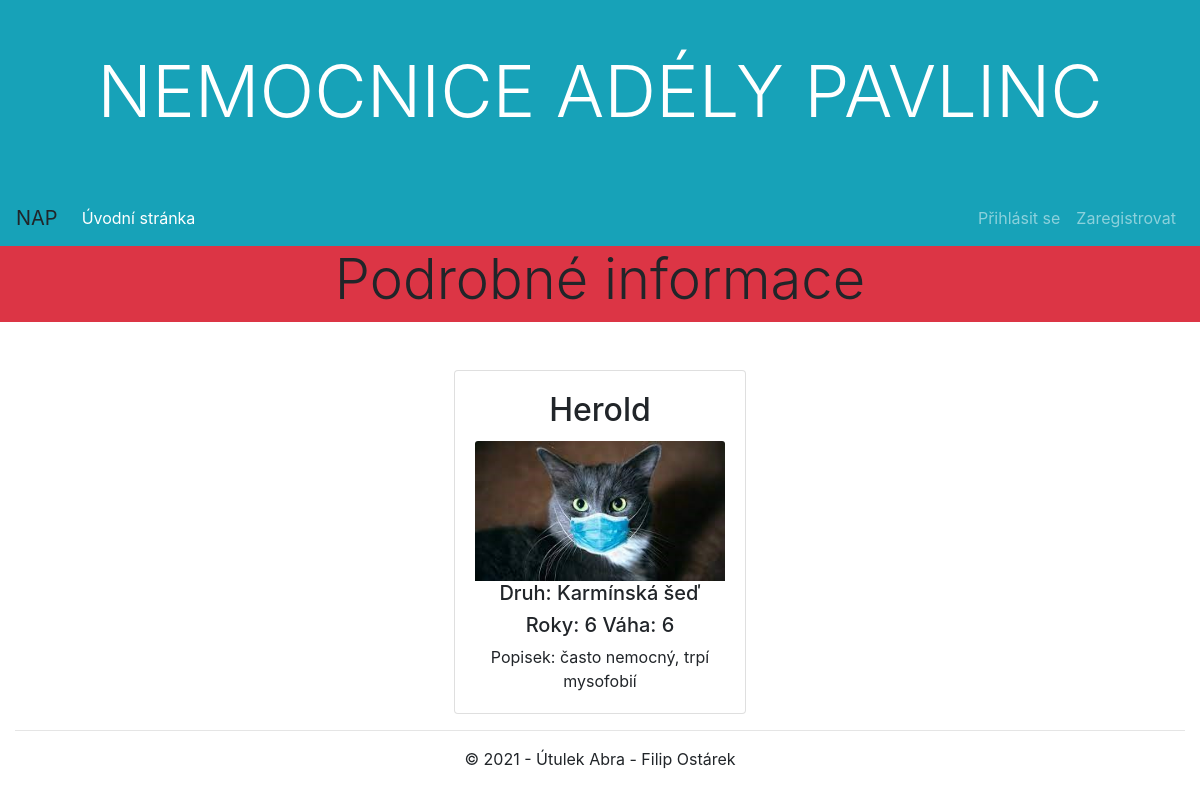
Screenshot of /kocky/10 with the database file from the repository.
### cats/models.py (models this page shows, shortened)
class Description_of_the_cat(models.Model):
    jmeno = models.CharField(max_length=50, verbose_name="Jméno", blank=True)
    vek = models.IntegerField(verbose_name="Roky Kočky", blank=True, validators=[MinValueValidator(0.0)])
    vaha = models.IntegerField(verbose_name="Váha", blank=True, validators=[MinValueValidator(0.0)])
    popisek = models.CharField(max_length=500, verbose_name="popisek", blank=True)
    druh = models.ForeignKey(Species, on_delete=models.CASCADE)
    foto = models.ForeignKey(Photo, on_delete=models.CASCADE)
    class Meta:
        ordering = ["jmeno"]

class Photo(models.Model):
    fotka = models.ImageField(upload_to='cats/fotky', blank=True, null=True, verbose_name="Fotka")
    nazev_fotky = models.CharField(max_length=50, blank=True, null=True, verbose_name="Název fotky")
    popisek_fotky = models.CharField(max_length=500, blank=True, null=True, verbose_name="popisek fotky")
    class Meta:
        ordering = ["fotka"]

class Species(models.Model):
    jmeno_druhu = models.CharField(max_length=50, unique=True, verbose_name="Druh kočky",
                            help_text='Zadejte prosím druh kočky, popřípadě OwO pokud není známo')
    class Meta:
        ordering = ["jmeno_druhu"]
    def __str__(self):
        return self.jmeno_druhu

### cats/views.py (the view)
# urls.py: path('<int:pk>', views.KockaDetailView.as_view(), name='kocka_detail'),
class KockaDetailView(DetailView):
    model = Description_of_the_cat
    context_object_name = 'kocka_detail'   # your own name for the list as a template variable
    template_name = 'page/detail.html'  # Specify your own template name/location

### cats/templates/page/detail.html (shortened to what this page needs)
{% extends "base.html" %}
{% block css %}
    <link href="https://cdnjs.cloudflare.com/ajax/libs/ekko-lightbox/5.3.0/ekko-lightbox.css" rel="stylesheet">
{% endblock %}
{% block content %}
<div class="row mb-3">
    <div class="col-sm-12 bg-danger">
        <h2 class="display-4 text-center">Podrobné informace</h2>
    </div>
</div>
<div class="mt-5 mb-3">
    <div class="card mx-auto dvacetpet" style="width: 25%;">
        <div class="card-body mx-auto text-center">
            <h2 class="card-title text-center">{{ kocka_detail.jmeno }}</h2>
            {% if kocka_detail.foto.fotka %}
                <img class="card-img-top" src="{{ kocka_detail.foto.fotka.url }}" alt="{{ kocka_detail.foto.nazev_fotky }}" style="float:left" >
            {% endif %}
            <h5 class="card-text">Druh: {{ kocka_detail.druh }}</h5>
            <h5 class="card-text">Roky: {{ kocka_detail.vek }} Váha: {{ kocka_detail.vaha }}</h5>
            <p class="card-text">Popisek: {{ kocka_detail.popisek }}</p>
        </div>
    </div>
</div>
{% endblock %}

### cats/static/css/styles.css (style rules this page uses)
.dvacetpet { width: 25%; }

### rows the page displays
Description_of_the_cat: jmeno "Herold", foto.fotka (picture), druh "Karmínská šeď", vek "6", vaha "6", popisek "často nemocný, trpí mysofobií"
